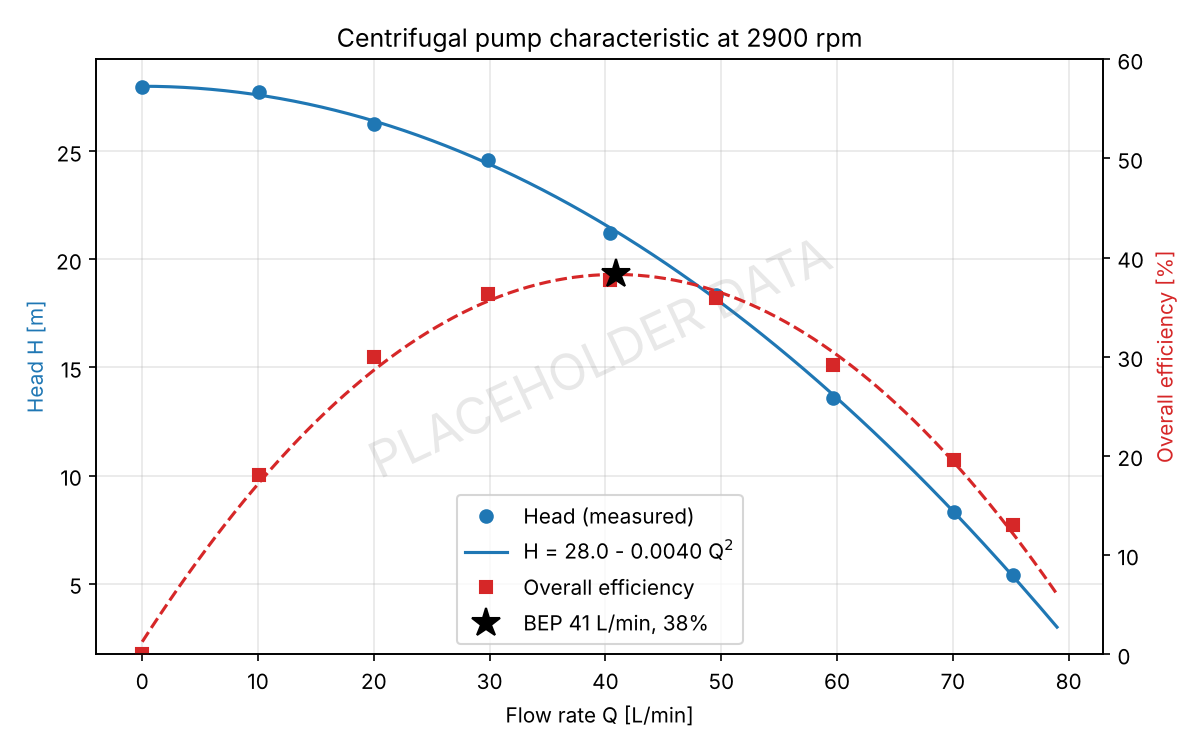

This chart was generated by the following Python code:
# Centrifugal pump performance test - Fluid Mechanics Lab, Mahindra University
# Shreeji Kumawat
# Flow from collecting tank (volume / time), head from suction and delivery gauges,
# input power from energy meter. Fits H-Q curve and finds best efficiency point.

import numpy as np
import matplotlib.pyplot as plt
from labutils import read, stamp, save, write_summary, RHO_W, G

DZ = 0.30   # m, delivery gauge above suction gauge

df = read("pump_test.csv")
Q = np.where(df.time_s > 0, df.volume_L / df.time_s.replace(0, np.nan), 0) * 60   # L/min
Q = np.nan_to_num(Q)
H = (df.P_delivery_bar - df.P_suction_bar) * 1e5 / (RHO_W * G) + DZ
P_hyd = RHO_W * G * (Q / 60000) * H
eta = P_hyd / df.P_input_W * 100

a, b = np.polyfit(Q ** 2, H, 1)                # H = b + a Q^2
c = np.polyfit(Q, eta, 2)
Qf = np.linspace(0, Q.max() * 1.05, 200)
eta_f = np.polyval(c, Qf)
i = np.argmax(eta_f)

fig, ax1 = plt.subplots(figsize=(8, 5))
ax1.plot(Q, H, "o", color="C0", label="Head (measured)")
ax1.plot(Qf, b + a * Qf ** 2, "-", color="C0", label=f"H = {b:.1f} - {-a:.4f} Q$^2$")
ax1.set_xlabel("Flow rate Q [L/min]"); ax1.set_ylabel("Head H [m]", color="C0")
ax2 = ax1.twinx()
ax2.plot(Q, eta, "s", color="C3", label="Overall efficiency")
ax2.plot(Qf, eta_f, "--", color="C3")
ax2.plot(Qf[i], eta_f[i], "k*", ms=14, label=f"BEP {Qf[i]:.0f} L/min, {eta_f[i]:.0f}%")
ax2.set_ylabel("Overall efficiency [%]", color="C3"); ax2.set_ylim(0, 60)
h1, l1 = ax1.get_legend_handles_labels(); h2, l2 = ax2.get_legend_handles_labels()
ax1.legend(h1 + h2, l1 + l2, loc="lower center")
ax1.set_title("Centrifugal pump characteristic at 2900 rpm"); ax1.grid(alpha=0.3)
stamp(ax1, df); save(fig, "pump_curve.png")

lines = ["CENTRIFUGAL PUMP TEST", "=" * 30,
         f"{'Q L/min':>8s}{'H m':>8s}{'P_hyd W':>9s}{'P_in W':>8s}{'eta %':>7s}"]
for q, h, ph, pi, e in zip(Q, H, P_hyd, df.P_input_W, eta):
    lines.append(f"{q:8.1f}{h:8.2f}{ph:9.1f}{pi:8.1f}{e:7.1f}")
lines += ["", f"Shut-off head {b:.1f} m, curve fit H = {b:.2f} - {-a:.5f} Q^2",
          f"Best efficiency point: Q = {Qf[i]:.1f} L/min, H = {b + a*Qf[i]**2:.1f} m, overall eta = {eta_f[i]:.1f}%"]
write_summary("pump_curve.txt", lines, df)
